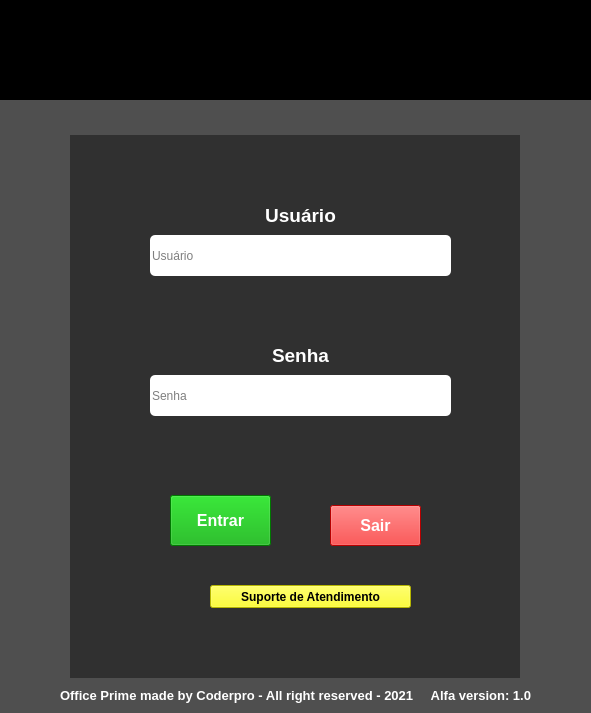
<?xml version="1.0" encoding="UTF-8"?>
<ui version="4.0">
 <class>mainWindow</class>
 <widget class="QMainWindow" name="mainWindow">
  <property name="geometry">
   <rect>
    <x>0</x>
    <y>0</y>
    <width>591</width>
    <height>713</height>
   </rect>
  </property>
  <property name="minimumSize">
   <size>
    <width>500</width>
    <height>500</height>
   </size>
  </property>
  <property name="windowTitle">
   <string>Office Prime</string>
  </property>
  <widget class="QWidget" name="centralwidget">
   <property name="minimumSize">
    <size>
     <width>500</width>
     <height>700</height>
    </size>
   </property>
   <layout class="QVBoxLayout" name="verticalLayout">
    <property name="spacing">
     <number>0</number>
    </property>
    <property name="leftMargin">
     <number>0</number>
    </property>
    <property name="topMargin">
     <number>0</number>
    </property>
    <property name="rightMargin">
     <number>0</number>
    </property>
    <property name="bottomMargin">
     <number>0</number>
    </property>
    <item>
     <widget class="QFrame" name="imagen_logo">
      <property name="maximumSize">
       <size>
        <width>16777215</width>
        <height>100</height>
       </size>
      </property>
      <property name="styleSheet">
       <string notr="true">
background-position:center;
background-repeat:none;
background-color: rgb(0, 0, 0);</string>
      </property>
      <property name="frameShape">
       <enum>QFrame::WinPanel</enum>
      </property>
      <property name="frameShadow">
       <enum>QFrame::Raised</enum>
      </property>
      <property name="lineWidth">
       <number>0</number>
      </property>
      <layout class="QVBoxLayout" name="verticalLayout_3">
       <item>
        <widget class="QLabel" name="label">
         <property name="text">
          <string/>
         </property>
         <property name="pixmap">
          <pixmap>LogoMC.png</pixmap>
         </property>
         <property name="scaledContents">
          <bool>false</bool>
         </property>
         <property name="alignment">
          <set>Qt::AlignCenter</set>
         </property>
        </widget>
       </item>
      </layout>
     </widget>
    </item>
    <item>
     <widget class="QFrame" name="top_bar">
      <property name="maximumSize">
       <size>
        <width>16777215</width>
        <height>35</height>
       </size>
      </property>
      <property name="styleSheet">
       <string notr="true">background-color: rgb(79, 79, 79);</string>
      </property>
      <property name="frameShape">
       <enum>QFrame::NoFrame</enum>
      </property>
      <property name="frameShadow">
       <enum>QFrame::Raised</enum>
      </property>
      <layout class="QHBoxLayout" name="horizontalLayout_2">
       <property name="spacing">
        <number>0</number>
       </property>
       <property name="leftMargin">
        <number>0</number>
       </property>
       <property name="topMargin">
        <number>5</number>
       </property>
       <property name="rightMargin">
        <number>0</number>
       </property>
       <property name="bottomMargin">
        <number>0</number>
       </property>
      </layout>
     </widget>
    </item>
    <item>
     <widget class="QFrame" name="conteiner">
      <property name="baseSize">
       <size>
        <width>560</width>
        <height>530</height>
       </size>
      </property>
      <property name="font">
       <font>
        <strikeout>true</strikeout>
       </font>
      </property>
      <property name="styleSheet">
       <string notr="true">background-color: rgb(79, 79, 79);</string>
      </property>
      <property name="frameShape">
       <enum>QFrame::NoFrame</enum>
      </property>
      <property name="frameShadow">
       <enum>QFrame::Raised</enum>
      </property>
      <layout class="QHBoxLayout" name="horizontalLayout">
       <property name="spacing">
        <number>0</number>
       </property>
       <property name="leftMargin">
        <number>0</number>
       </property>
       <property name="topMargin">
        <number>0</number>
       </property>
       <property name="rightMargin">
        <number>0</number>
       </property>
       <property name="bottomMargin">
        <number>0</number>
       </property>
       <item>
        <widget class="QFrame" name="login_area">
         <property name="maximumSize">
          <size>
           <width>450</width>
           <height>16777215</height>
          </size>
         </property>
         <property name="styleSheet">
          <string notr="true">background-color: rgb(48, 48, 48);


</string>
         </property>
         <property name="frameShape">
          <enum>QFrame::NoFrame</enum>
         </property>
         <property name="frameShadow">
          <enum>QFrame::Plain</enum>
         </property>
         <property name="lineWidth">
          <number>0</number>
         </property>
         <widget class="QLineEdit" name="user_input">
          <property name="geometry">
           <rect>
            <x>80</x>
            <y>100</y>
            <width>301</width>
            <height>41</height>
           </rect>
          </property>
          <property name="styleSheet">
           <string notr="true">QLineEdit{
	background-color: rgb(255, 255, 255);
	border-radius:5px;
}
QLineEdit:hover{
	background-color: rgb(255, 255, 255);
	border-radius:5px;
	border:2px solid rgb(0,0,255);
}
QLineEdit:focus{
	border:2px solid rgb(0, 0, 255);
}</string>
          </property>
          <property name="placeholderText">
           <string>Usuário</string>
          </property>
         </widget>
         <widget class="QLineEdit" name="pass_input">
          <property name="geometry">
           <rect>
            <x>80</x>
            <y>240</y>
            <width>301</width>
            <height>41</height>
           </rect>
          </property>
          <property name="styleSheet">
           <string notr="true">QLineEdit{
	background-color: rgb(255, 255, 255);
	border-radius:5px;
}
QLineEdit:hover{
	background-color: rgb(255, 255, 255);
	border-radius:5px;
	border:2px solid rgb(0,0,255);
}
QLineEdit:focus{
	border:2px solid rgb(0, 0, 255);
}</string>
          </property>
          <property name="text">
           <string/>
          </property>
          <property name="echoMode">
           <enum>QLineEdit::Password</enum>
          </property>
          <property name="placeholderText">
           <string>Senha</string>
          </property>
          <property name="cursorMoveStyle">
           <enum>Qt::LogicalMoveStyle</enum>
          </property>
          <property name="clearButtonEnabled">
           <bool>true</bool>
          </property>
         </widget>
         <widget class="QLabel" name="label_user">
          <property name="geometry">
           <rect>
            <x>110</x>
            <y>70</y>
            <width>241</width>
            <height>21</height>
           </rect>
          </property>
          <property name="font">
           <font>
            <pointsize>14</pointsize>
            <weight>75</weight>
            <bold>true</bold>
           </font>
          </property>
          <property name="styleSheet">
           <string notr="true">border:none;
color: rgb(255, 255, 255);</string>
          </property>
          <property name="text">
           <string>Usuário</string>
          </property>
          <property name="alignment">
           <set>Qt::AlignCenter</set>
          </property>
         </widget>
         <widget class="QLabel" name="label_2">
          <property name="geometry">
           <rect>
            <x>110</x>
            <y>210</y>
            <width>241</width>
            <height>21</height>
           </rect>
          </property>
          <property name="font">
           <font>
            <pointsize>14</pointsize>
            <weight>75</weight>
            <bold>true</bold>
           </font>
          </property>
          <property name="styleSheet">
           <string notr="true">color: rgb(255, 255, 255);
border:none;</string>
          </property>
          <property name="text">
           <string>Senha</string>
          </property>
          <property name="alignment">
           <set>Qt::AlignCenter</set>
          </property>
         </widget>
         <widget class="QPushButton" name="button_enter">
          <property name="geometry">
           <rect>
            <x>100</x>
            <y>360</y>
            <width>101</width>
            <height>51</height>
           </rect>
          </property>
          <property name="font">
           <font>
            <pointsize>12</pointsize>
            <weight>75</weight>
            <bold>true</bold>
           </font>
          </property>
          <property name="styleSheet">
           <string notr="true">QPushButton{
	color: rgb(255, 255, 255);
	background-color: rgb(0, 170, 0);
}

QPushButton:hover{
	
	background-color:rgb(0, 126, 0);

}</string>
          </property>
          <property name="text">
           <string>Entrar</string>
          </property>
         </widget>
         <widget class="QPushButton" name="button_exit">
          <property name="geometry">
           <rect>
            <x>260</x>
            <y>370</y>
            <width>91</width>
            <height>41</height>
           </rect>
          </property>
          <property name="font">
           <font>
            <pointsize>12</pointsize>
            <weight>75</weight>
            <bold>true</bold>
           </font>
          </property>
          <property name="styleSheet">
           <string notr="true">QPushButton{
	background-color: rgb(255, 0, 0);
	color: rgb(255, 255, 255);
}
QPushButton:hover{
	background-color:rgb(212, 0, 0);
	color: rgb(255, 255, 255);
}</string>
          </property>
          <property name="text">
           <string>Sair</string>
          </property>
         </widget>
         <widget class="QPushButton" name="pushButton_3">
          <property name="geometry">
           <rect>
            <x>140</x>
            <y>450</y>
            <width>201</width>
            <height>23</height>
           </rect>
          </property>
          <property name="font">
           <font>
            <weight>75</weight>
            <bold>true</bold>
           </font>
          </property>
          <property name="styleSheet">
           <string notr="true">QPushButton{
	background-color: rgb(255, 255, 0);

}
QPushButton:hover{
	background-color: rgb(223, 223, 0);

}
</string>
          </property>
          <property name="text">
           <string>Suporte de Atendimento</string>
          </property>
         </widget>
         <widget class="QFrame" name="frame_error">
          <property name="geometry">
           <rect>
            <x>0</x>
            <y>310</y>
            <width>450</width>
            <height>30</height>
           </rect>
          </property>
          <property name="maximumSize">
           <size>
            <width>450</width>
            <height>16777215</height>
           </size>
          </property>
          <property name="styleSheet">
           <string notr="true">background-color: rgb(48, 48, 48);
border-radius:10px;
</string>
          </property>
          <property name="frameShape">
           <enum>QFrame::NoFrame</enum>
          </property>
          <property name="frameShadow">
           <enum>QFrame::Raised</enum>
          </property>
          <layout class="QHBoxLayout" name="horizontalLayout_3">
           <property name="leftMargin">
            <number>10</number>
           </property>
           <property name="topMargin">
            <number>3</number>
           </property>
           <property name="rightMargin">
            <number>10</number>
           </property>
           <property name="bottomMargin">
            <number>3</number>
           </property>
           <item>
            <widget class="QLabel" name="label_error">
             <property name="styleSheet">
              <string notr="true">color: rgb(255, 0, 0);
font: 75 12pt &quot;MS Shell Dlg 2&quot;;</string>
             </property>
             <property name="text">
              <string/>
             </property>
             <property name="alignment">
              <set>Qt::AlignCenter</set>
             </property>
            </widget>
           </item>
          </layout>
         </widget>
        </widget>
       </item>
      </layout>
     </widget>
    </item>
    <item>
     <widget class="QFrame" name="botton">
      <property name="maximumSize">
       <size>
        <width>16777215</width>
        <height>35</height>
       </size>
      </property>
      <property name="styleSheet">
       <string notr="true">background-color: rgb(79, 79, 79);</string>
      </property>
      <property name="frameShape">
       <enum>QFrame::NoFrame</enum>
      </property>
      <property name="frameShadow">
       <enum>QFrame::Raised</enum>
      </property>
      <layout class="QVBoxLayout" name="verticalLayout_2">
       <item>
        <widget class="QLabel" name="label_botton">
         <property name="font">
          <font>
           <pointsize>10</pointsize>
           <weight>75</weight>
           <bold>true</bold>
          </font>
         </property>
         <property name="styleSheet">
          <string notr="true">color: rgb(255, 255, 255);</string>
         </property>
         <property name="text">
          <string>Office Prime made by Coderpro - All right reserved - 2021     Alfa version: 1.0</string>
         </property>
         <property name="alignment">
          <set>Qt::AlignCenter</set>
         </property>
        </widget>
       </item>
      </layout>
     </widget>
    </item>
   </layout>
  </widget>
  <widget class="QMenuBar" name="menubar">
   <property name="geometry">
    <rect>
     <x>0</x>
     <y>0</y>
     <width>591</width>
     <height>21</height>
    </rect>
   </property>
  </widget>
 </widget>
 <resources/>
 <connections/>
</ui>
